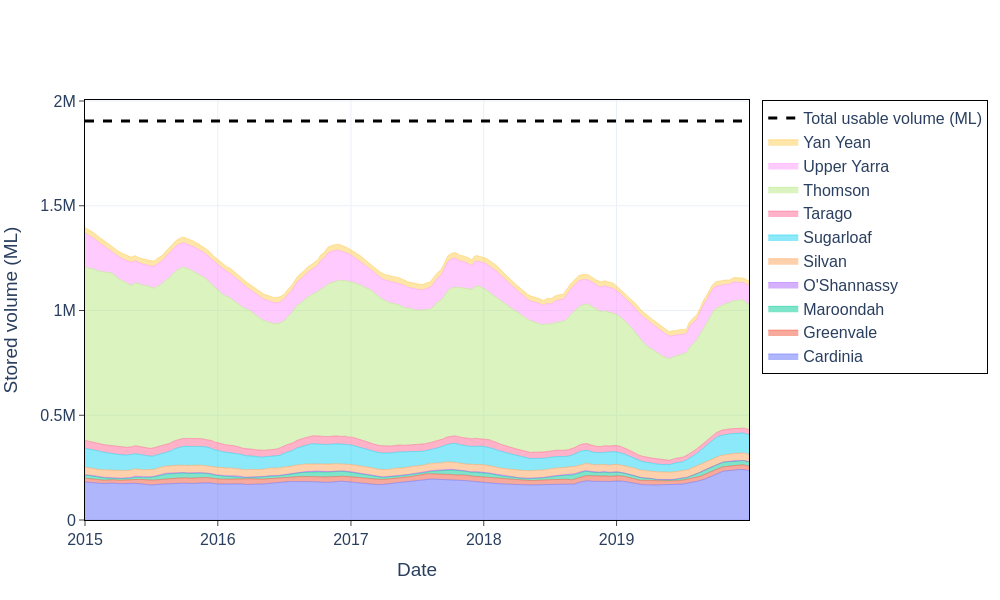

Reproduce this figure in Python.
# filename: total_stored_vs_usable_volume.py
import pandas as pd
import plotly.graph_objects as go
import plotly.io as pio

file_name = "MWC_raw_water_reservoirs_2015_2019.xlsx"

# Load relevant sheets
xls = pd.ExcelFile(file_name)
df_storage = pd.read_excel(xls, sheet_name="StorageVolume")
df_assets = pd.read_excel(xls, sheet_name="WS_Storage_Dam_OpenData")

# Convert recorddate to datetime if not already
df_storage['recorddate'] = pd.to_datetime(df_storage['recorddate'])

# Filter to full period explicitly just to ensure
start_date = pd.Timestamp("2015-01-01")
end_date = pd.Timestamp("2019-12-31")
mask = (df_storage['recorddate'] >= start_date) & (df_storage['recorddate'] <= end_date)
df_storage = df_storage.loc[mask]

# Pivot storage volumes to wide format: index date, columns dams, values volume (ML)
pivot_storage = df_storage.pivot(index='recorddate', columns='dam', values='volume (ML)')

# Sort columns alphabetically (to ensure consistent stacking order)
pivot_storage = pivot_storage.sort_index(axis=1)

# Calculate total stored volume daily (sum across dams axis=1)
pivot_storage['total_stored_ML'] = pivot_storage.sum(axis=1)

# Calculate total usable volume (static sum of USABLE_VOLUME in assets sheet)
# Sum all reservoirs in WS_Storage_Dam_OpenData regardless of whether they appear in storage volume timeseries
total_usable_volume_ML = df_assets['USABLE_VOLUME'].sum()

# Create dataframe for plotting and output csv with:
# daily volume per dam, total_stored_ML, total_usable_volume_ML (repeated for each day)
pivot_storage['total_usable_volume_ML'] = total_usable_volume_ML

# Prepare DataFrame for CSV output
output_df = pivot_storage.reset_index()

# Plot stacked area chart with line overlay
fig = go.Figure()

# Add stacked area traces by dam (exclude the total columns)
for dam in pivot_storage.columns.drop(['total_stored_ML', 'total_usable_volume_ML']):
    fig.add_trace(go.Scatter(
        x=output_df['recorddate'],
        y=output_df[dam],
        mode='lines',
        stackgroup='one',
        name=dam,
        line=dict(width=0.5),
        hoverinfo='x+y+name'
    ))

# Add the horizontal usable volume line
fig.add_trace(go.Scatter(
    x=output_df['recorddate'],
    y=output_df['total_usable_volume_ML'],
    mode='lines',
    name='Total usable volume (ML)',
    line=dict(color='black', width=3, dash='dash'),
    hoverinfo='x+y+name'
))

# Update layout per requirements: no title, axis labels, legend
fig.update_layout(
    xaxis_title="Date",
    yaxis_title="Stored volume (ML)",
    template='plotly_white',
    font=dict(size=16),
    xaxis=dict(showgrid=True, linecolor='black', mirror=True, ticks='outside', showline=True),
    yaxis=dict(showgrid=True, linecolor='black', mirror=True, ticks='outside', showline=True),
    legend=dict(
        bordercolor='black',
        borderwidth=1,
    )
)

# Save files: use base name
base_name = "total_stored_vs_usable_volume"
csv_filename = f"{base_name}.csv"
html_filename = f"{base_name}.html"
png_filename = f"{base_name}.png"
py_filename = f"{base_name}.py"

# Save CSV with the plotted data
output_df.to_csv(csv_filename, index=False)

# Save HTML file (responsive, no rangeslider, plotly_white style, font 16, black axis lines)
pio.write_html(
    fig, file=html_filename,
    include_plotlyjs='cdn',
    full_html=True,
    config={'displayModeBar': True},
)

# Save PNG at 1000x600px with kaleido
fig.write_image(png_filename, width=1000, height=600, scale=1, engine='kaleido')

print(py_filename)
print(csv_filename)
print(html_filename)
print(png_filename)
